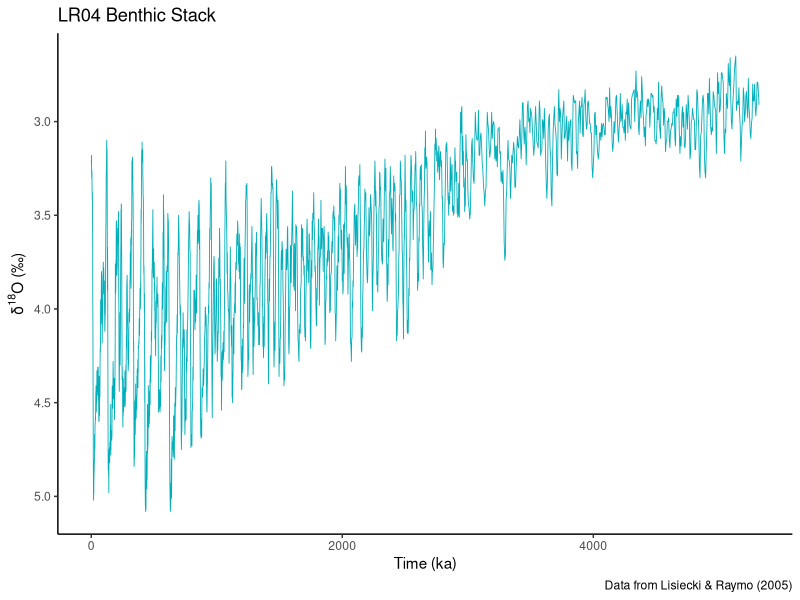
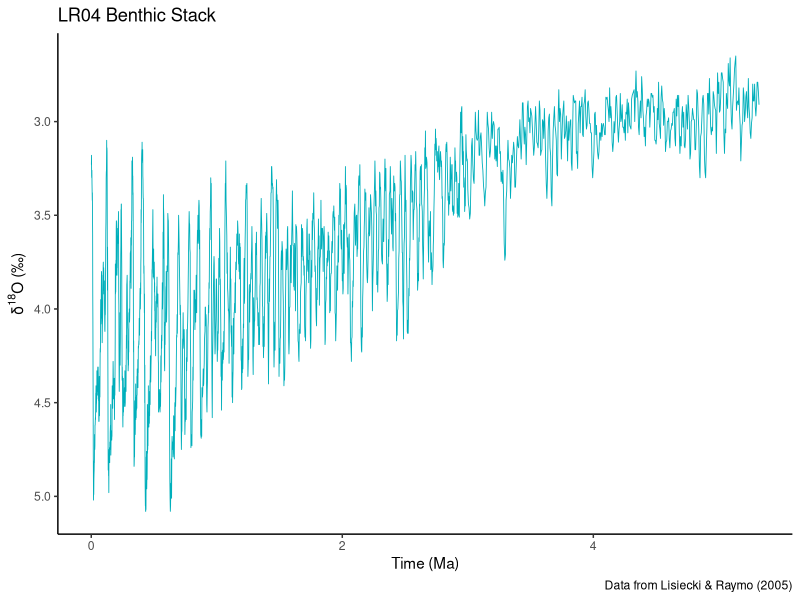
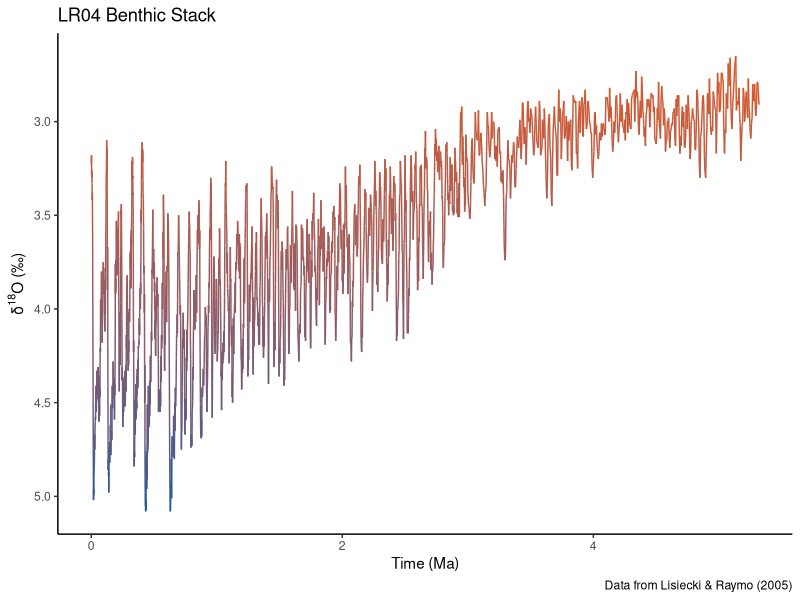
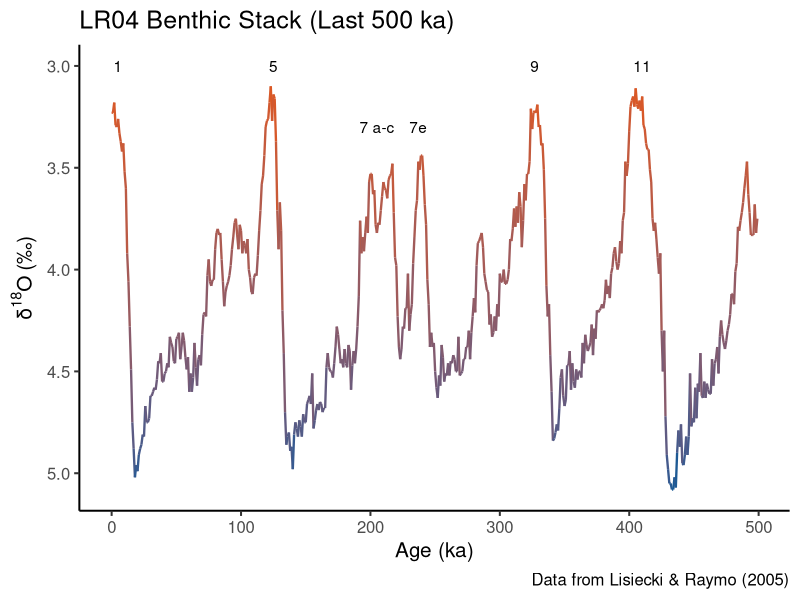
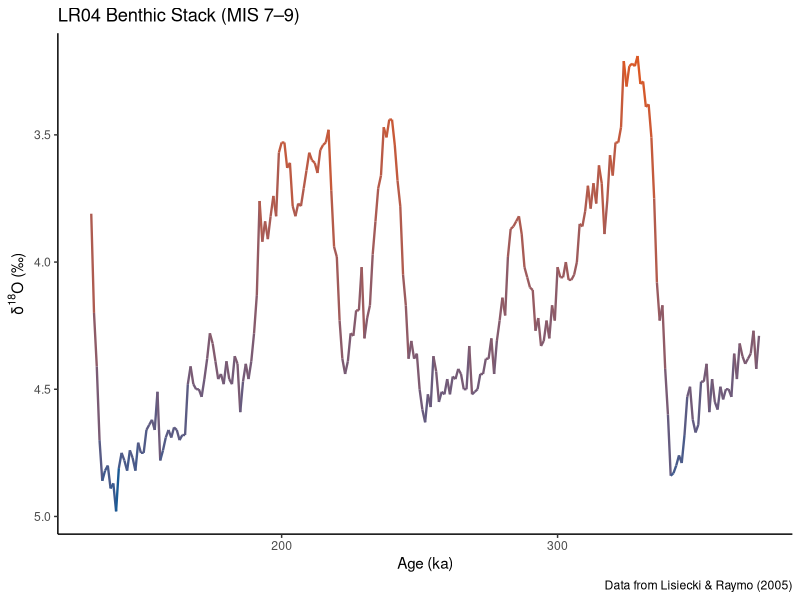

The R source for these figures, in order:
# Set up ------------------------------------------------------------------

rm(list=ls())
library(ggplot2)



# Read and check data -----------------------------------------------------

lr04 <- read.delim("./data/lr04.txt")
str(lr04)
head(lr04)



# Basic plot --------------------------------------------------------------

ggplot(data=lr04, aes(x=time, y=d18o))+               # set up plot
  geom_line(colour = "#00AFBB", size = 0.3)+          # plot line
  labs(title="LR04 Benthic Stack",                    # plot labels 
       x="Time (ka)", 
       y=expression(δ^{18}*O~"(‰)"),
       caption="Data from Lisiecki & Raymo (2005)")+ 
       scale_y_reverse()+                             # reverse scale on y-axis
       theme_classic()                                # set ggplot theme

# NOTES
# —————
# - Time is plotted in thousands of years but I would prefer millions of years!
# - Lower d18O represent warmer interglacials so I reversed the y axis as it is 
#   more intuitive to see warmer temperatures towards the top.
# - It was difficult to plot the y axis label with symbols and superscipt but I 
#   managed to get it to work.
# - There are several different ggplot themes:
#   https://ggplot2.tidyverse.org/reference/ggtheme.html 
# - These can be tweaked:
#   https://ggplot2.tidyverse.org/reference/theme.html)



# Time in millions of years -----------------------------------------------

lr04$time <- lr04$time/1000 # convert time from ka to ma

ggplot(data=lr04, aes(x=time, y=d18o))+
  geom_line(colour = "#00AFBB", size = 0.3)+
  labs(title="LR04 Benthic Stack",
       x="Time (Ma)", 
       y=expression(δ^{18}*O~"(‰)"),                 
       caption="Data from Lisiecki & Raymo (2005)")+ 
  scale_y_reverse()+                                 # reverse scale on y-axis
  theme_classic()      

# NOTES
# —————
# I had originally reversed the x-axis using scale_x_reverse() as this makes 
# more sense (going from older on the left to younger on the right) but this 
# doesn't seem to be the done thing for this type of data. All plots I have seen 
# show it going from younger to older, left to right.



# Line colour as gradient -------------------------------------------------

ggplot(data=lr04, aes(x=time, y=d18o, colour=d18o))+ 
  geom_line(size = 0.5)+ 
  scale_colour_gradient(low="#DB5824", high="#1A5A95")+
  labs(title="LR04 Benthic Stack",                   
       x="Time (Ma)", 
       y=expression(δ^{18}*O~"(‰)"),                
       caption="Data from Lisiecki & Raymo (2005)")+ 
  scale_y_reverse()+                                 
  theme_classic()+
  theme(legend.position = "none")


# TO DO
# —————
# - change marks on x-axis to every million years
# - see if it is possible to alter where the blue changes to red on the gradient
# - move plot title to centre
# - add annotations to plot, e.g. MPT, box around MIS 7-9?
# - zoom in on MIS 7 to 9



# Last 500 ka -------------------------------------------------------------

lr04_500 <- subset(lr04, time<0.5) # subset last 500 ka
lr04_500$time <- lr04_500$time * 1000 # convert time from back from ma to ka

ggplot(data=lr04_500, 
       aes(x=time, y=d18o, colour=d18o))+ 
  geom_line(size = 0.8)+ 
  scale_colour_gradient(low="#DB5824", high="#1A5A95")+
  labs(title="LR04 Benthic Stack (Last 500 ka)",
       x="Age (ka)", 
       y=expression(δ^{18}*O~"(‰)"),                
       caption="Data from Lisiecki & Raymo (2005)")+ 
  scale_y_reverse()+                                 
  annotate("text", 
           x = c(5, 125, 205, 237, 327, 410), 
           y = c(3, 3, 3.3,3.3, 3, 3), 
           label = c("1", "5", "7 a-c", "7e", "9", "11"))+
  theme_classic(base_size=15)+
  theme(legend.position="none")



# MIS 7–9 (191–337 ka) ----------------------------------------------------

lr04_7to9 <- subset(lr04_500, time>130 & time<374) # subset MIS 7-9 

ggplot(data=lr04_7to9, 
       aes(x=time, y=d18o, colour=d18o))+ 
  geom_line(size = 0.8)+ 
  scale_colour_gradient(low="#DB5824", high="#1A5A95")+
  labs(title="LR04 Benthic Stack (MIS 7–9)",
       x="Age (ka)", 
       y=expression(δ^{18}*O~"(‰)"),                
       caption="Data from Lisiecki & Raymo (2005)")+ 
  scale_y_reverse()+                                 
  theme_classic()+
  theme(legend.position="none")
